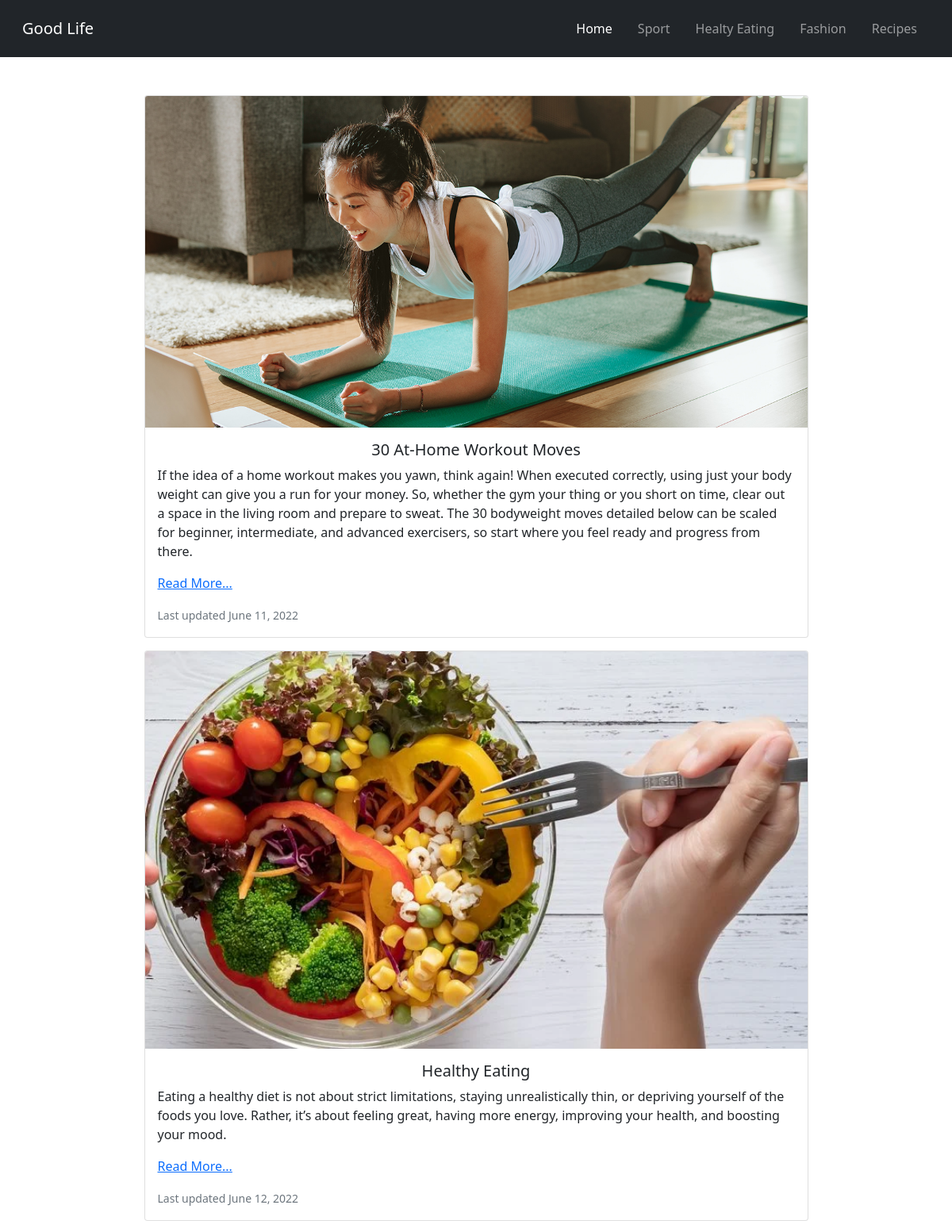
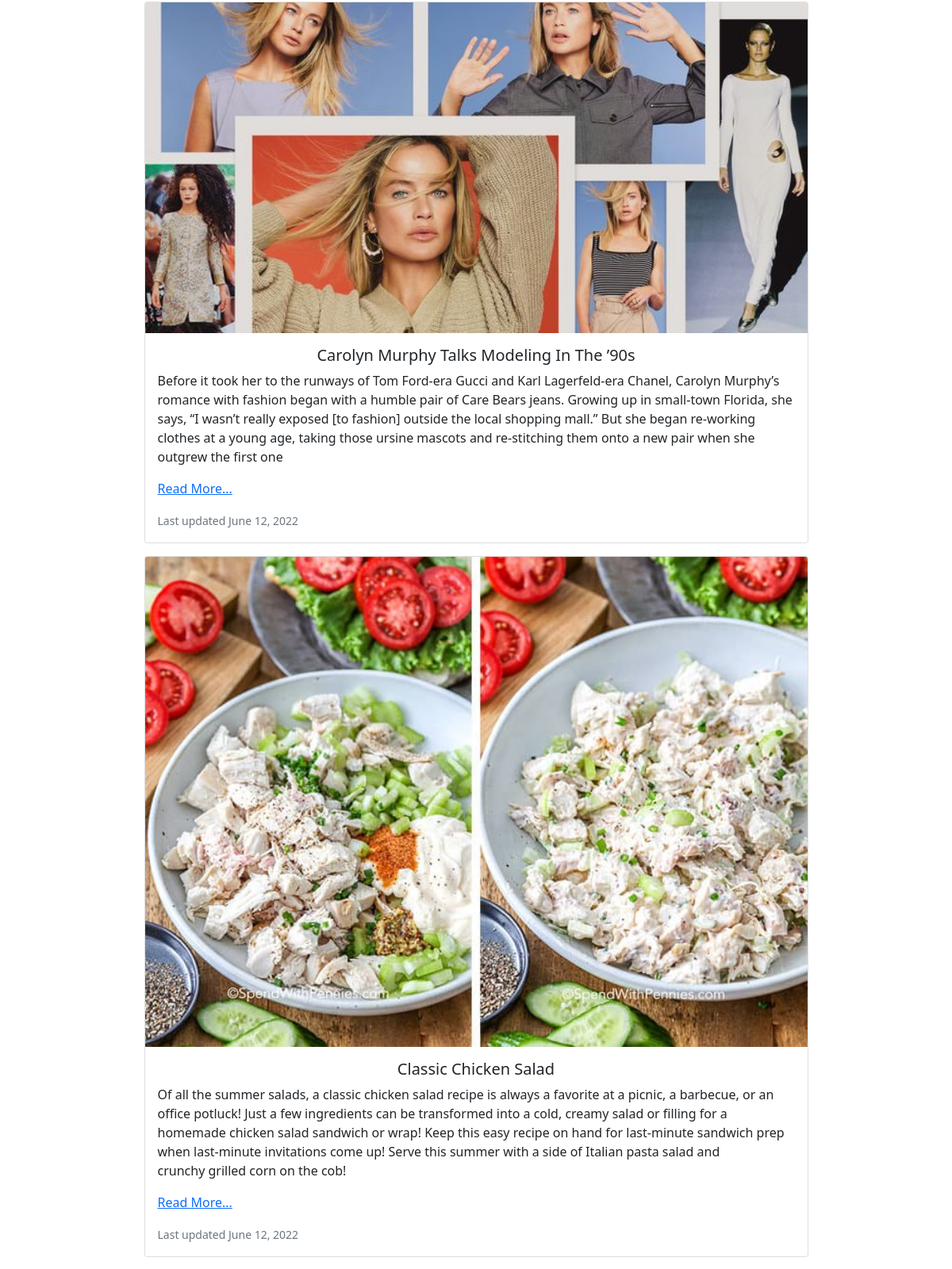
The page / (upper part) on the database its author committed (2 pictures, top to bottom).
### post/models.py (models this page shows, shortened)
class Post(models.Model):
    title = models.CharField(max_length=100)
    image = models.FileField(upload_to='posts', null=True, blank=True)
    description = RichTextField()
    summary = models.TextField(null=True, blank=True)
    date_created = models.DateField(auto_now_add=True)
    category = models.ForeignKey(Category,null=True, blank=True, on_delete=models.CASCADE)

### post/views.py (the view)
# urls.py: 2. Add a URL to urlpatterns:  path('', views.home, name='home')
def home(request):
    posts = Post.objects.all()
    context = {'navbar':'Home', 'posts':posts}
    return render(request, 'post/main.html',context)

### post/templates/post/main.html (shortened to what this page needs)
{% extends "base.html" %}
{% load static %}
{% block content %}
{% for post in posts %}
  <div class="card mb-3 w-75 mx-auto ">
      <img src="{{post.image.url}}" class="card-img-top" alt="Wild Landscape"/>
      <div class="card-body h-100">
        <h5 class="card-title text-center">{{post.title}}</h5>
        <p class="card-text">{{post.summary}}</p>
        <p class="card-text">
          <a href="{% url 'blog_details' post.id %}">Read More...</a>
        </p>
        <p class="card-text">
          <small class="text-muted">Last updated {{post.date_created}}</small>
        </p>
      </div>
    </div>
{% endfor %}
{% endblock %}

### rows shown on the page
Post: image (picture), title "30 At-Home Workout Moves", summary "If the idea of a home workout makes you yawn, think again! When executed correctly, using just your body weight can give you a run for your money. So, whether the gym your thing or you short on time, clear out a space in the living room and prepare to sweat. The 30 bodyweight moves detailed below can be scaled for beginner, intermediate, and advanced exercisers, so start where you feel ready and progress from there.", date_created "June 11, 2022"
Post: image (picture), title "Healthy Eating", summary "Eating a healthy diet is not about strict limitations, staying unrealistically thin, or depriving yourself of the foods you love. Rather, it’s about feeling great, having more energy, improving your health, and boosting your mood.", date_created "June 12, 2022"
Post: image (picture), title "Carolyn Murphy Talks Modeling In The ’90s", summary "Before it took her to the runways of Tom Ford-era Gucci and Karl Lagerfeld-era Chanel, Carolyn Murphy’s romance with fashion began with a humble pair of Care Bears jeans. Growing up in small-town Florida, she says, “I wasn’t really exposed [to fashion] outside the local shopping mall.” But she began re-working clothes at a young age, taking those ursine mascots and re-stitching them onto a new pair when she outgrew the first one", date_created "June 12, 2022"
Post: image (picture), title "Classic Chicken Salad", summary "Of all the summer salads, a classic chicken salad recipe is always a favorite at a picnic, a barbecue, or an office potluck! Just a few ingredients can be transformed into a cold, creamy salad or filling for a homemade chicken salad sandwich or wrap! Keep this easy recipe on hand for last-minute sandwich prep when last-minute invitations come up! Serve this summer with a side of Italian pasta salad and crunchy grilled corn on the cob!", date_created "June 12, 2022"
